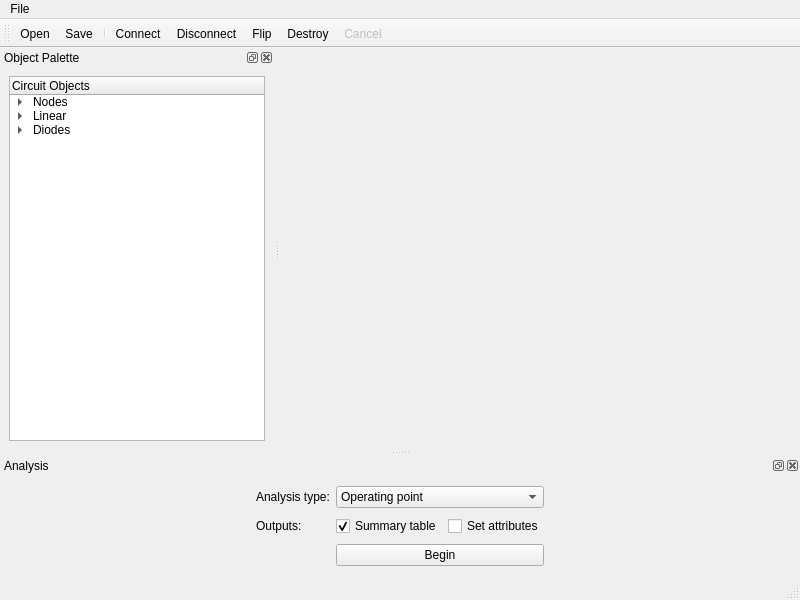
<ui version="4.0" >
 <class>MainWindow</class>
 <widget class="QMainWindow" name="MainWindow" >
  <property name="geometry" >
   <rect>
    <x>0</x>
    <y>0</y>
    <width>800</width>
    <height>600</height>
   </rect>
  </property>
  <property name="windowTitle" >
   <string>Circuit Editor</string>
  </property>
  <widget class="QWidget" name="centralwidget" >
   <property name="geometry" >
    <rect>
     <x>286</x>
     <y>48</y>
     <width>514</width>
     <height>383</height>
    </rect>
   </property>
   <layout class="QHBoxLayout" name="horizontalLayout" >
    <item>
     <widget class="CircuitWidget" native="1" name="circuitWidget" />
    </item>
   </layout>
  </widget>
  <widget class="QMenuBar" name="menubar" >
   <property name="geometry" >
    <rect>
     <x>0</x>
     <y>0</y>
     <width>800</width>
     <height>22</height>
    </rect>
   </property>
   <widget class="QMenu" name="menuFile" >
    <property name="title" >
     <string>File</string>
    </property>
    <addaction name="actionOpen" />
    <addaction name="actionSave" />
    <addaction name="separator" />
    <addaction name="actionQuit" />
   </widget>
   <addaction name="menuFile" />
  </widget>
  <widget class="QStatusBar" name="statusbar" >
   <property name="geometry" >
    <rect>
     <x>0</x>
     <y>578</y>
     <width>800</width>
     <height>22</height>
    </rect>
   </property>
  </widget>
  <widget class="QToolBar" name="toolBar" >
   <property name="geometry" >
    <rect>
     <x>0</x>
     <y>22</y>
     <width>800</width>
     <height>26</height>
    </rect>
   </property>
   <property name="windowTitle" >
    <string>toolBar</string>
   </property>
   <attribute name="toolBarArea" >
    <enum>TopToolBarArea</enum>
   </attribute>
   <attribute name="toolBarBreak" >
    <bool>false</bool>
   </attribute>
   <addaction name="actionOpen" />
   <addaction name="actionSave" />
   <addaction name="separator" />
   <addaction name="actionConnect" />
   <addaction name="actionDisconnect" />
   <addaction name="actionFlip" />
   <addaction name="actionDestroy" />
   <addaction name="actionCancel" />
  </widget>
  <widget class="QDockWidget" name="dockWidget" >
   <property name="geometry" >
    <rect>
     <x>0</x>
     <y>48</y>
     <width>280</width>
     <height>383</height>
    </rect>
   </property>
   <property name="floating" >
    <bool>true</bool>
   </property>
   <property name="windowTitle" >
    <string>Object Palette</string>
   </property>
   <attribute name="dockWidgetArea" >
    <number>1</number>
   </attribute>
   <widget class="QWidget" name="dockWidgetContents" >
    <property name="geometry" >
     <rect>
      <x>0</x>
      <y>26</y>
      <width>280</width>
      <height>357</height>
     </rect>
    </property>
    <layout class="QHBoxLayout" name="horizontalLayout_2" >
     <item>
      <widget class="QTreeWidget" name="objectTree" >
       <property name="dragEnabled" >
        <bool>true</bool>
       </property>
       <property name="dragDropMode" >
        <enum>QAbstractItemView::DragOnly</enum>
       </property>
       <column>
        <property name="text" >
         <string>Circuit Objects</string>
        </property>
       </column>
       <item>
        <property name="text" >
         <string>Nodes</string>
        </property>
        <item>
         <property name="text" >
          <string>Normal node</string>
         </property>
        </item>
       </item>
       <item>
        <property name="text" >
         <string>Linear</string>
        </property>
        <item>
         <property name="text" >
          <string>Resistor</string>
         </property>
        </item>
        <item>
         <property name="text" >
          <string>Voltage source</string>
         </property>
        </item>
        <item>
         <property name="text" >
          <string>Current source</string>
         </property>
        </item>
       </item>
       <item>
        <property name="text" >
         <string>Diodes</string>
        </property>
        <item>
         <property name="text" >
          <string>Shockley diode</string>
         </property>
        </item>
       </item>
      </widget>
     </item>
    </layout>
   </widget>
  </widget>
  <widget class="QDockWidget" name="dockWidget_2" >
   <property name="geometry" >
    <rect>
     <x>0</x>
     <y>437</y>
     <width>800</width>
     <height>141</height>
    </rect>
   </property>
   <property name="sizePolicy" >
    <sizepolicy vsizetype="Minimum" hsizetype="Minimum" >
     <horstretch>0</horstretch>
     <verstretch>0</verstretch>
    </sizepolicy>
   </property>
   <property name="minimumSize" >
    <size>
     <width>300</width>
     <height>122</height>
    </size>
   </property>
   <property name="floating" >
    <bool>false</bool>
   </property>
   <property name="windowTitle" >
    <string>Analysis</string>
   </property>
   <attribute name="dockWidgetArea" >
    <number>8</number>
   </attribute>
   <widget class="QWidget" name="dockWidgetContents_2" >
    <property name="geometry" >
     <rect>
      <x>0</x>
      <y>26</y>
      <width>800</width>
      <height>115</height>
     </rect>
    </property>
    <layout class="QHBoxLayout" name="horizontalLayout_4" >
     <item>
      <spacer name="horizontalSpacer_2" >
       <property name="orientation" >
        <enum>Qt::Horizontal</enum>
       </property>
       <property name="sizeHint" stdset="0" >
        <size>
         <width>209</width>
         <height>20</height>
        </size>
       </property>
      </spacer>
     </item>
     <item>
      <layout class="QGridLayout" name="gridLayout" >
       <item row="0" column="0" >
        <widget class="QLabel" name="label" >
         <property name="text" >
          <string>Analysis type:</string>
         </property>
        </widget>
       </item>
       <item row="0" column="1" >
        <widget class="QComboBox" name="analysisCombo" >
         <item>
          <property name="text" >
           <string>Operating point</string>
          </property>
         </item>
         <item>
          <property name="text" >
           <string>Thevenin equivalent</string>
          </property>
         </item>
         <item>
          <property name="text" >
           <string>Norton equivalent</string>
          </property>
         </item>
        </widget>
       </item>
       <item row="1" column="0" >
        <widget class="QLabel" name="label_2" >
         <property name="text" >
          <string>Outputs:</string>
         </property>
        </widget>
       </item>
       <item row="1" column="1" >
        <layout class="QHBoxLayout" name="horizontalLayout_3" >
         <item>
          <widget class="QCheckBox" name="doSummaryCheck" >
           <property name="text" >
            <string>Summary table</string>
           </property>
           <property name="checked" >
            <bool>true</bool>
           </property>
          </widget>
         </item>
         <item>
          <widget class="QCheckBox" name="setAttributesCheck" >
           <property name="text" >
            <string>Set attributes</string>
           </property>
          </widget>
         </item>
        </layout>
       </item>
       <item row="2" column="1" >
        <widget class="QPushButton" name="beginButton" >
         <property name="sizePolicy" >
          <sizepolicy vsizetype="Maximum" hsizetype="Minimum" >
           <horstretch>0</horstretch>
           <verstretch>0</verstretch>
          </sizepolicy>
         </property>
         <property name="text" >
          <string>Begin</string>
         </property>
        </widget>
       </item>
      </layout>
     </item>
     <item>
      <spacer name="horizontalSpacer" >
       <property name="orientation" >
        <enum>Qt::Horizontal</enum>
       </property>
       <property name="sizeHint" stdset="0" >
        <size>
         <width>208</width>
         <height>20</height>
        </size>
       </property>
      </spacer>
     </item>
    </layout>
   </widget>
  </widget>
  <action name="actionOpen" >
   <property name="text" >
    <string>Open</string>
   </property>
   <property name="shortcut" >
    <string>Ctrl+O</string>
   </property>
  </action>
  <action name="actionSave" >
   <property name="text" >
    <string>Save</string>
   </property>
   <property name="shortcut" >
    <string>Ctrl+S</string>
   </property>
  </action>
  <action name="actionQuit" >
   <property name="text" >
    <string>Quit</string>
   </property>
  </action>
  <action name="actionConnect" >
   <property name="text" >
    <string>Connect</string>
   </property>
   <property name="shortcut" >
    <string>C</string>
   </property>
   <property name="shortcutContext" >
    <enum>Qt::ApplicationShortcut</enum>
   </property>
  </action>
  <action name="actionDisconnect" >
   <property name="text" >
    <string>Disconnect</string>
   </property>
   <property name="shortcut" >
    <string>D</string>
   </property>
   <property name="shortcutContext" >
    <enum>Qt::ApplicationShortcut</enum>
   </property>
  </action>
  <action name="actionFlip" >
   <property name="text" >
    <string>Flip</string>
   </property>
   <property name="shortcut" >
    <string>F</string>
   </property>
   <property name="shortcutContext" >
    <enum>Qt::ApplicationShortcut</enum>
   </property>
  </action>
  <action name="actionDestroy" >
   <property name="text" >
    <string>Destroy</string>
   </property>
   <property name="shortcut" >
    <string>Backspace</string>
   </property>
   <property name="shortcutContext" >
    <enum>Qt::WindowShortcut</enum>
   </property>
  </action>
  <action name="actionCancel" >
   <property name="enabled" >
    <bool>false</bool>
   </property>
   <property name="text" >
    <string>Cancel</string>
   </property>
   <property name="shortcut" >
    <string>Esc</string>
   </property>
   <property name="shortcutContext" >
    <enum>Qt::ApplicationShortcut</enum>
   </property>
  </action>
 </widget>
 <customwidgets>
  <customwidget>
   <class>CircuitWidget</class>
   <extends>QWidget</extends>
   <header>circuit_gui.h</header>
   <container>1</container>
  </customwidget>
 </customwidgets>
 <resources/>
 <connections/>
</ui>
